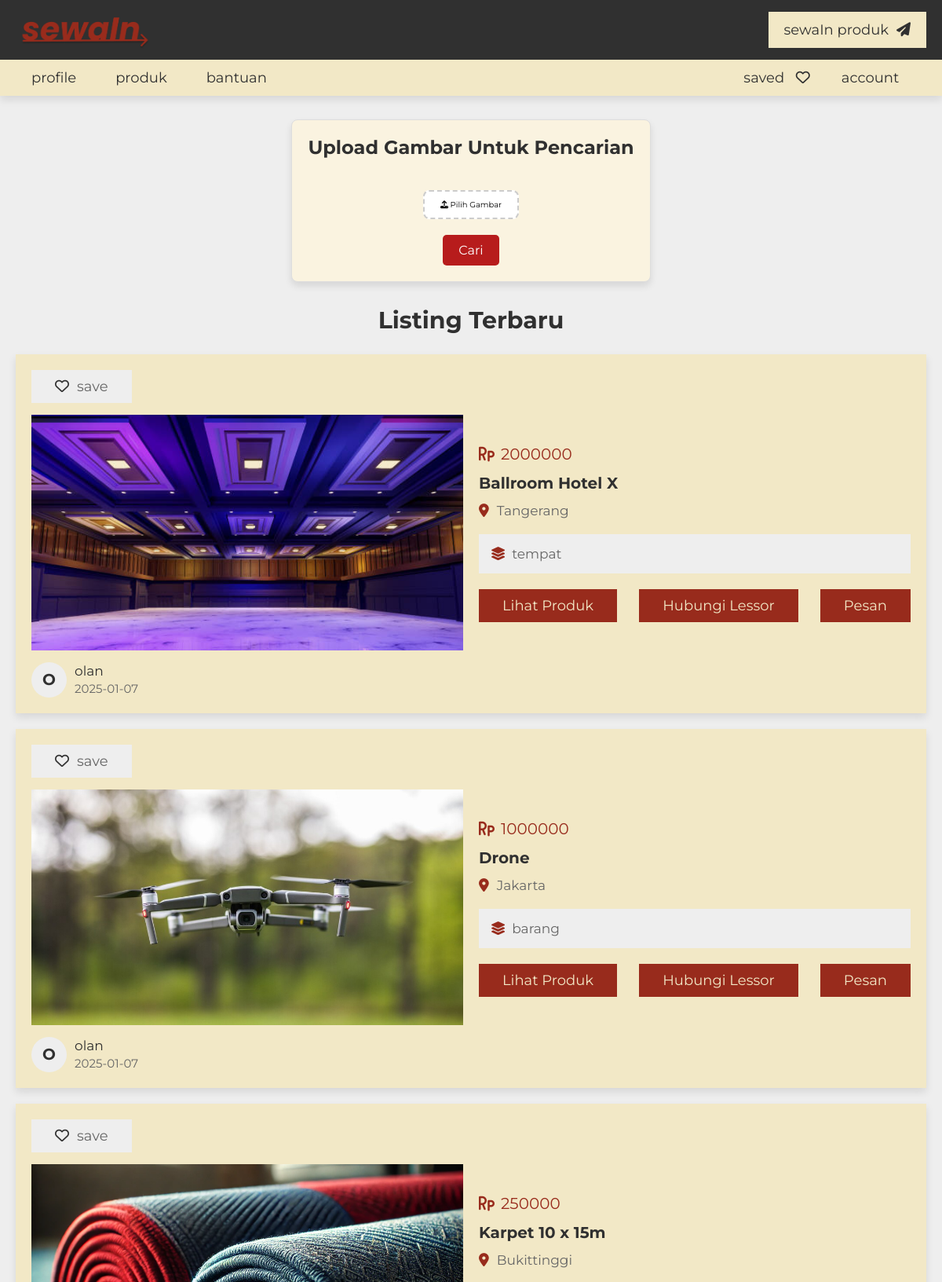
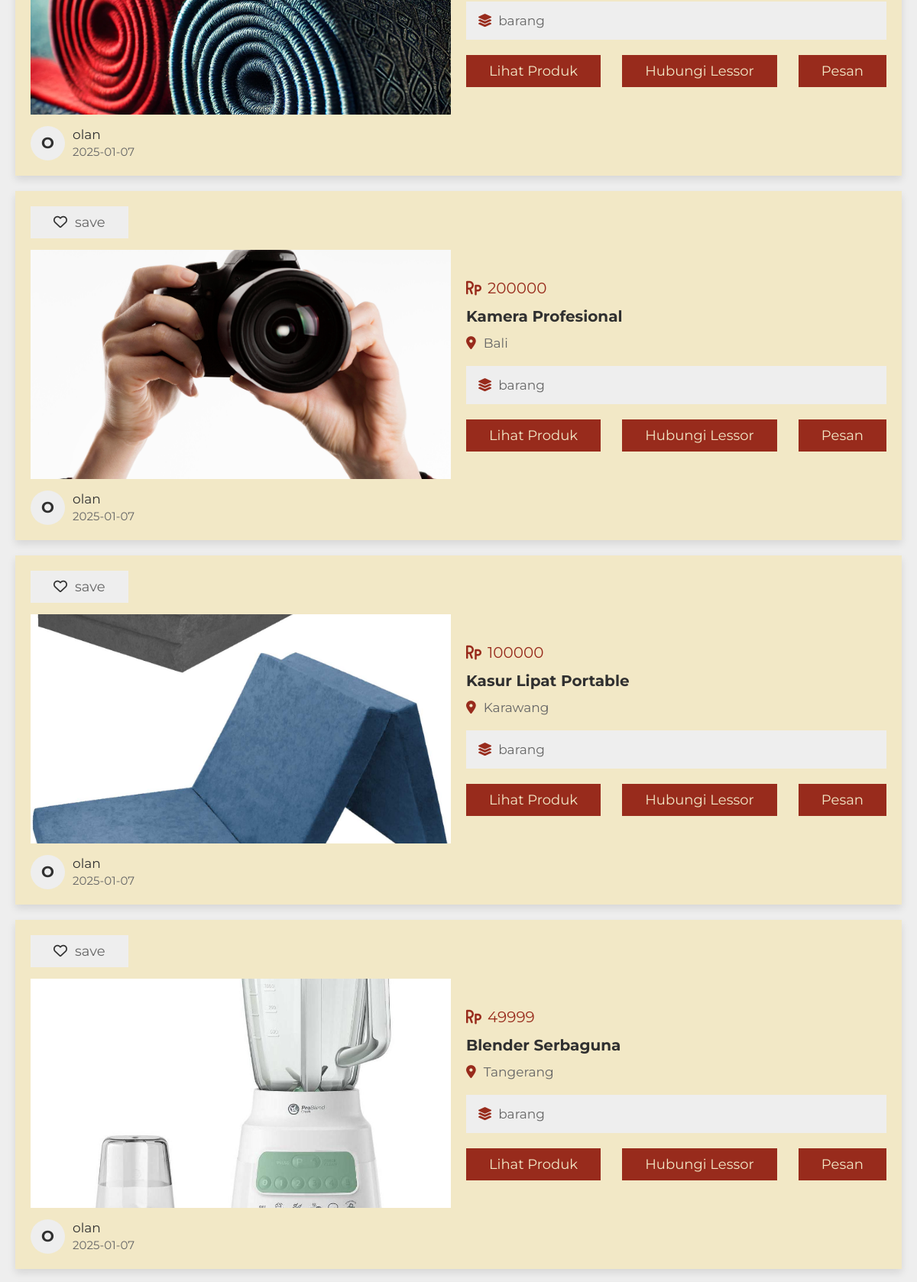
Page /project/searching_image.php (upper part) on the committed database (2 pictures, top to bottom).
### tables this page shows
CREATE TABLE `product` (
  `id` int(20) NOT NULL,
  `user_id` int(20) NOT NULL,
  `product_name` varchar(50) NOT NULL,
  `address` varchar(300) NOT NULL,
  `price` varchar(10) NOT NULL,
  `type` varchar(10) NOT NULL,
  `category` varchar(50) NOT NULL,
  `sub_category` varchar(50) NOT NULL,
  `specific_category` varchar(50) NOT NULL,
  `image_01` varchar(50) NOT NULL,
  `image_02` varchar(50) NOT NULL,
  `image_03` varchar(50) NOT NULL,
  `image_04` varchar(50) NOT NULL,
  `image_05` varchar(50) NOT NULL,
  `description` varchar(1000) NOT NULL,
  `date` date NOT NULL DEFAULT current_timestamp(),
  `click_count` int(11) DEFAULT 0
);

CREATE TABLE `users` (
  `id` int(20) NOT NULL,
  `name` varchar(50) NOT NULL,
  `number` varchar(13) NOT NULL,
  `email` varchar(50) NOT NULL,
  `password` varchar(50) NOT NULL,
  `profile_pic` varchar(255) DEFAULT NULL
);

### project/searching_image.php (the view, shortened to what this page needs)
<?php
include 'components/connect.php';
if (isset($_COOKIE['user_id'])) {
    $user_id = $_COOKIE['user_id'];
} else {
    $user_id = '';
}
$query = "SELECT * FROM product WHERE 1=1";
$params = [];
$query .= " ORDER BY date DESC";
$select_properties = $conn->prepare($query);
$select_properties->execute($params);
?>
<!DOCTYPE html>
<html lang="en">
<head>
    <link rel="stylesheet" href="https://cdnjs.cloudflare.com/ajax/libs/font-awesome/6.2.0/css/all.min.css">
    <link rel="stylesheet" href="css/style.css">
</head>
<body>
<?php include 'components/user_header.php'; ?>
<section class="filters" style="padding-bottom: 0; text-align: center;">
    <form action="" method="post" enctype="multipart/form-data" style="display: inline-block; padding: 20px; border: 1px solid #ddd; border-radius: 8px; background-color: #faf3e0;">
        <h3 style="margin-bottom: 20px; font-size: 24px;">Upload Gambar untuk Pencarian</h3>
        <div style="margin-bottom: 20px;">
            <label id="image-label" for="image-upload" style="display: inline-block; cursor: pointer; padding: 10px 20px; border: 2px dashed #ccc; border-radius: 8px; background-color: #fff;">
                <i class="fas fa-upload"></i> Pilih Gambar
            </label>
        </div>
        <button type="submit" class="btn" id="search-btn" style="padding: 10px 20px; font-size: 16px; background-color: #b71c1c; color: #fff; border: none; border-radius: 5px; display: block; margin: 0 auto;" disabled>Cari</button>
    </form>
</section>
<section class="listings">
    <?php
        if(isset($_POST['filter_search'])){
            echo '<h1 class="heading">Hasil Pencarian</h1>';
        }else{
            echo '<h1 class="heading">Listing Terbaru</h1>';
        }
    ?>
    <div class="box-container">
        <?php
            if($select_properties->rowCount() > 0){
                while($fetch_product = $select_properties->fetch(PDO::FETCH_ASSOC)){
                    $select_user = $conn->prepare("SELECT * FROM `users` WHERE id = ?");
                    $select_user->execute([$fetch_product['user_id']]);
                    $fetch_user = $select_user->fetch(PDO::FETCH_ASSOC);
        ?>
        <form action="" method="POST">
            <div class="box">
                <?php
                    $select_saved = $conn->prepare("SELECT * FROM `saved` WHERE product_id = ? and user_id = ?");
                    $select_saved->execute([$fetch_product['id'], $user_id]);
                    if($select_saved->rowCount() > 0){
                ?>
                <button type="submit" name="save" class="save"><i class="fas fa-heart"></i><span>saved</span></button>
                <?php
                    }else{
                ?>
                <button type="submit" name="save" class="save"><i class="far fa-heart"></i><span>save</span></button>
                <?php
                    }
                ?>
                <div class="thumb">
                    <img src="uploaded_files/<?= $fetch_product['image_01']; ?>" alt="">
                </div>
                <div class="admin">
                    <h3><?= substr($fetch_user['name'], 0, 1); ?></h3>
                    <div>
                        <p><?= $fetch_user['name']; ?></p>
                        <span><?= $fetch_product['date']; ?></span>
                    </div>
                </div>
            </div>
            <div class="box">
                <div class="price"><i class="fas fa-rupiah-sign"></i><span><?= $fetch_product['price']; ?></span></div>
                <h3 class="name"><?= $fetch_product['product_name']; ?></h3>
                <p class="location"><i class="fas fa-map-marker-alt"></i><span><?= $fetch_product['address']; ?></span></p>
                <div class="flex">
                    <p><i class="fas fa-layer-group"></i><span><?= $fetch_product['type']; ?></span></p>
                </div>
                <div class="flex-btn">
                    <a href="view_product.php?get_id=<?= $fetch_product['id']; ?>" class="btn">Lihat Produk</a>
                    <a href="tel:<?= $fetch_user['number']; ?>" class="btn">Hubungi Lessor</a>
                    <input type="submit" value="Pesan" name="send" class="btn">
                </div>
            </div>
        </form>
        <?php
            }
        }else{
            echo '<p class="empty">Tidak ada hasil ditemukan!</p>';
        }
        ?>
   </div>
</section>
</body>
</html>

### project/css/style.css (style rules this page uses)
:root { --main-color:#982B1C; --light-color:#666; --light-bg:#eee; --white:#F2E8C6; --black:#303030; --border:.1rem solid var(--light-color); --box-shadow:0 .5rem 1rem rgba(0,0,0,.1); }
* { font-family: 'Montserrat', sans-serif; margin: 0; padding: 0; box-sizing: border-box; outline: none; border: none; text-decoration: none; }
html { font-size: 62.5%; overflow-x: hidden; scroll-behavior: smooth; scroll-padding-top: 10rem; }
body { background-color: var(--light-bg); min-height: 100vh; margin: 0; }
section { padding: 3rem 2rem; max-width: 1200px; margin: 0 auto; }
.heading { text-align: center; padding-bottom: 2.5rem; font-size: 3rem; color: var(--black); text-transform: capitalize; }
.btn, .inline-btn { margin-top: 1rem; padding: 1rem 3rem; background-color: var(--main-color); color: var(--white); cursor: pointer; text-align: center; font-size: 1.8rem; text-transform: capitalize; }
.btn { display: block; width: fit-content; }
.flex-btn { display: flex; gap: 1rem; justify-content: space-between; align-items: flex-end; }
.listings .box-container { display: grid; row-gap: 2rem; }
.listings .box-container form { background-color: var(--white); box-shadow: var(--box-shadow); padding: 2rem; display: flex; gap: 2rem; flex-wrap: wrap; align-items: center; }
.listings .box-container form .box { flex: 1 1 40rem; overflow-x: hidden; }
.listings .box-container form .box .thumb { height: 30rem; position: relative; margin: 1.5rem 0; }
.listings .box-container form .box .thumb img { height: 100%; width: 100%; object-fit: cover; }
.listings .box-container form .box .save { padding: 1rem 3rem; background-color: var(--light-bg); font-size: 1.8rem; cursor: pointer; }
.listings .box-container form .box .save i { margin-right: 1rem; color: var(--black); }
.listings .box-container form .box .save span { color: var(--light-color); }
.listings .box-container form .box .admin { display: flex; align-items: center; gap: 1rem; }
.listings .box-container form .box .admin h3 { height: 4.5rem; line-height: 4.4rem; width: 4.5rem; border-radius: 50%; font-size: 2rem; color: var(--black); background-color: var(--light-bg); text-align:center; text-transform: uppercase; }
.listings .box-container form .box .admin p { padding-bottom: .3rem; color: var(--black); font-size: 1.7rem; }
.listings .box-container form .box .admin span { color: var(--light-color); font-size: 1.5rem; }
.listings .box-container form .box .price { font-size: 2rem; color: var(--main-color); }
.listings .box-container form .box .price i { margin-right: .8rem; }
.listings .box-container form .box .name { font-size: 2rem; padding: 1rem 0; color: var(--black); line-height: 1.5; text-overflow: ellipsis; }
.listings .box-container form .box .location { font-size: 1.7rem; color: var(--light-color); padding-bottom: 1rem; }
.listings .box-container form .box .location i { margin-right: 1rem; color: var(--main-color); }
.listings .box-container form .box .flex { margin: 1rem 0; background-color: var(--light-bg); padding: 1.5rem; display: flex; flex-wrap: wrap; justify-content: space-between; gap: 2rem; }
.listings .box-container form .box .flex p { font-size: 1.7rem; flex: 1 1 20rem; }
.listings .box-container form .box .flex p i { color: var(--main-color); margin-right: .8rem; }
.listings .box-container form .box .flex p span { color: var(--light-color); }
.filters form { background-color: var(--white); box-shadow: var(--box-shadow); padding: 2rem; }
.filters form h3 { font-size: 2.5rem; padding-bottom: 2rem; color: var(--black); text-transform: capitalize; text-align: center; }

### rows in the picture
product: image_01 (picture), user.name "O", user.name "olan", date "2025-01-07", price "2000000", product_name "Ballroom Hotel X", address "Tangerang", type "tempat"
product: image_01 (picture), user.name "O", user.name "olan", date "2025-01-07", price "1000000", product_name "Drone", address "Jakarta", type "barang"
product: image_01 (picture), user.name "O", user.name "olan", date "2025-01-07", price "250000", product_name "Karpet 10 x 15m", address "Bukittinggi", type "barang"
product: image_01 (picture), user.name "O", user.name "olan", date "2025-01-07", price "200000", product_name "Kamera Profesional", address "Bali", type "barang"
product: image_01 (picture), user.name "O", user.name "olan", date "2025-01-07", price "100000", product_name "Kasur Lipat Portable", address "Karawang", type "barang"
product: image_01 (picture), user.name "O", user.name "olan", date "2025-01-07", price "49999", product_name "Blender Serbaguna", address "Tangerang", type "barang"
